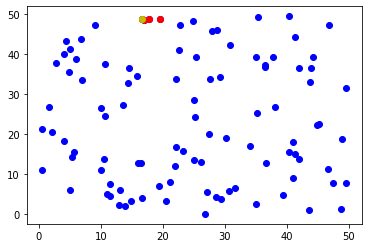

The Python source for this figure:
# -*- coding: utf-8 -*-
"""Untitled0.ipynb

Automatically generated by Colaboratory.

Original file is located at
    https://colab.research.google.com/drive/1BNNYAPk4y0vJiNpko2BU_Zq_8JrzuTC0
"""

#import libraries
import matplotlib.pyplot 
import numpy as np

#define the points and dist
points = np.random.random_sample(size = (100,2))*50
n43th = points[43-1] 
dist = np.linalg.norm(points - n43th, axis=1)
neighbors = dist.argsort()[:4]

#draw the diagram with scatter
matplotlib.pyplot.scatter(points[:,0],points[:,1],c="b")
matplotlib.pyplot.scatter(points[neighbors][:,0],points[neighbors][:,1],c="r")
matplotlib.pyplot.scatter(points[42,0],points[42,1],c="y")
matplotlib.pyplot.show()

#calculate the value of the points
for i in range(3):
    print("point {} : x: {:.4f} y: {:.3f}".format(i+1,points[neighbors[i]][0], points[neighbors[i]][1]))
